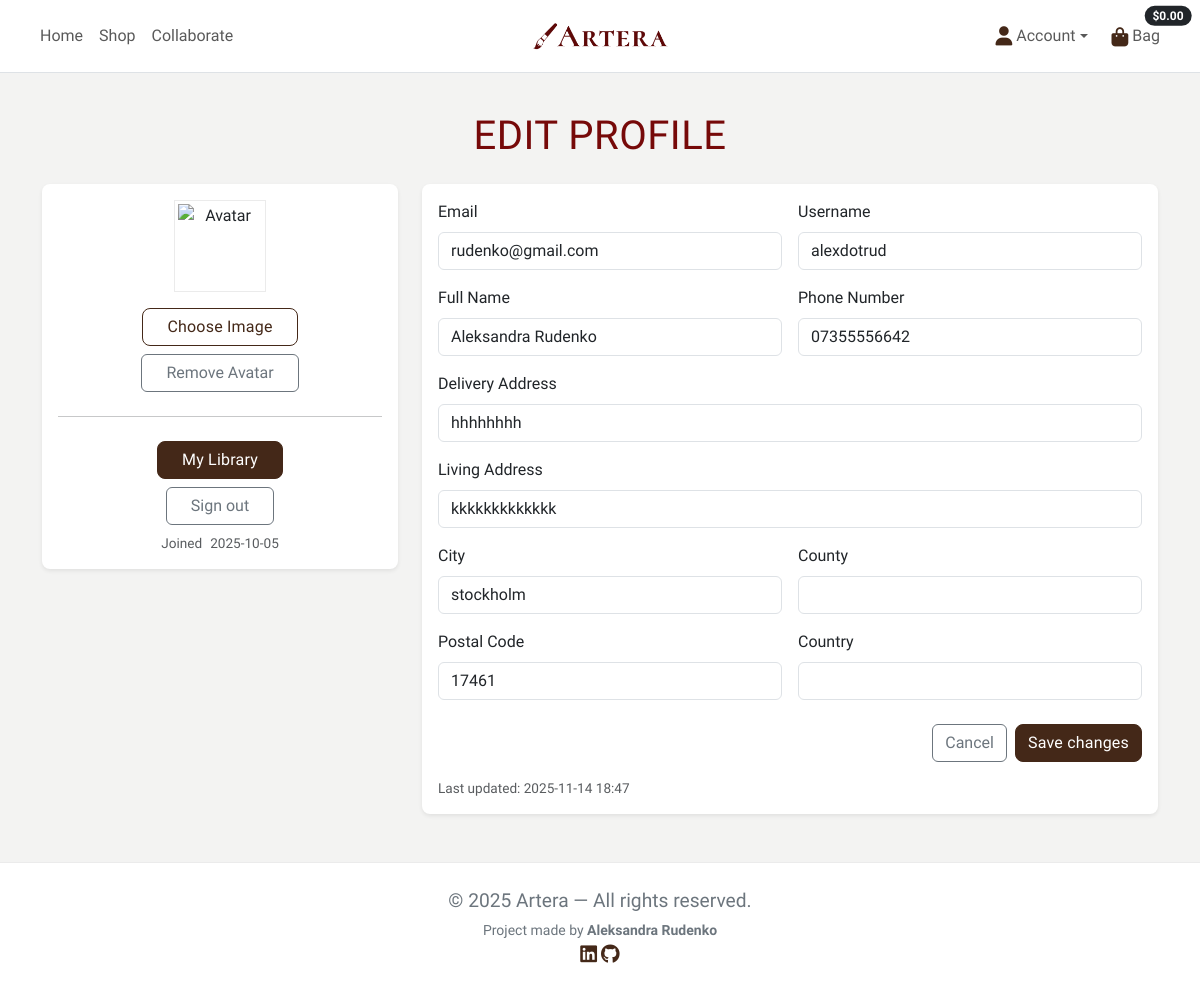
/profiles/ (signed in), run on an earlier commit of the app's database.
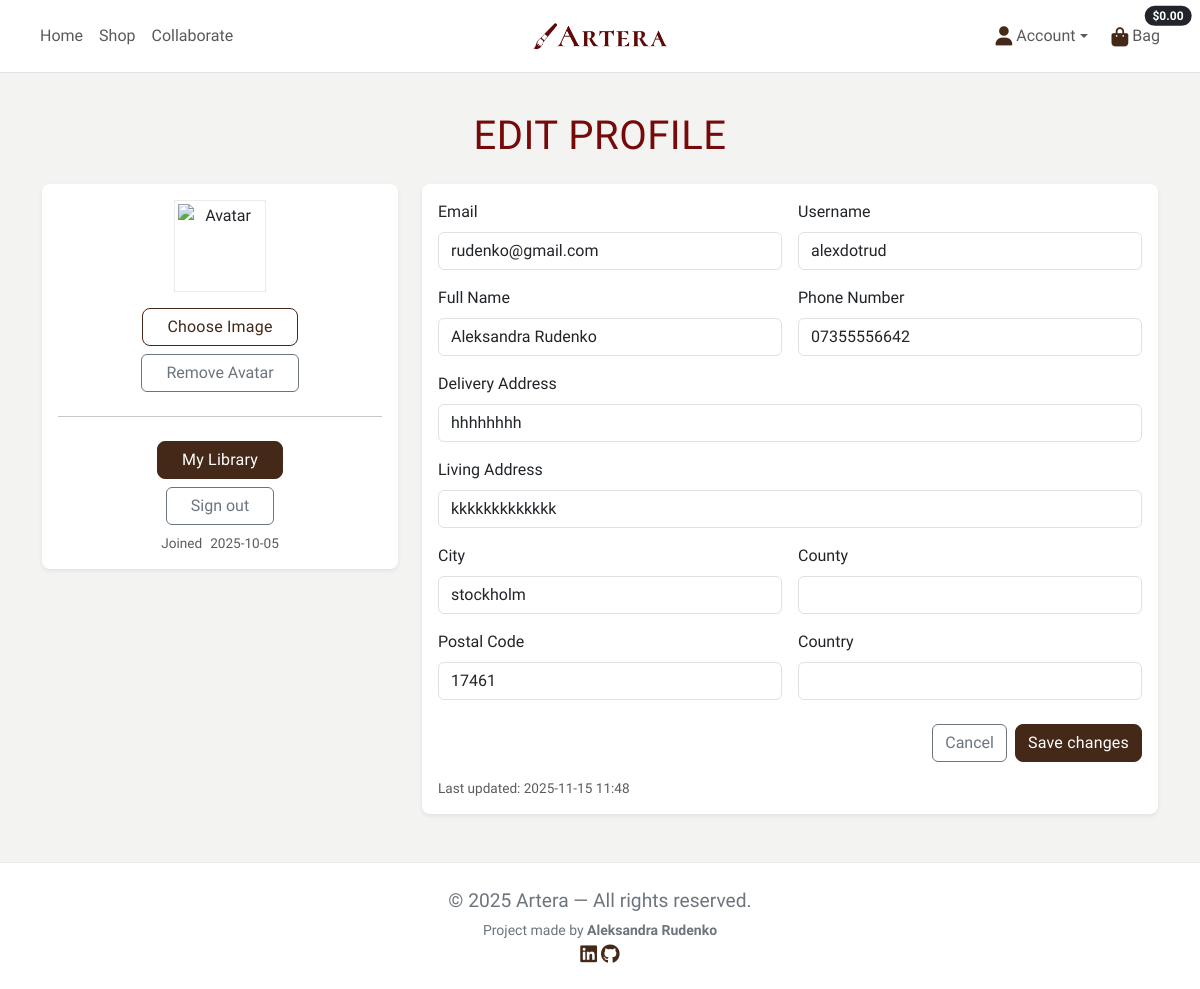
And on a later commit of the database.
### profiles/models.py (models this page shows, shortened)
class Profile(models.Model):
    user = models.OneToOneField(
        settings.AUTH_USER_MODEL,
        on_delete=models.CASCADE
    )
    full_name = models.CharField(max_length=100, blank=True)
    phone_number = models.CharField(max_length=20, blank=True)
    address_line_delivery = models.CharField(max_length=255, blank=True)
    address_line_living = models.CharField(max_length=255, blank=True)
    city = models.CharField(max_length=100, blank=True)
    postal_code = models.CharField(max_length=20, blank=True)
    country = models.CharField(max_length=100, blank=True)
    county = models.CharField(max_length=100, blank=True)
    created_at = models.DateTimeField(auto_now_add=True)
    updated_at = models.DateTimeField(auto_now=True)
    avatar = CloudinaryField('image', blank=True, null=True, folder='avatars')

### profiles/views.py (the view)
# urls.py: path('', views.profile, name='profile'),
@login_required
def profile(request):
    profile, _ = Profile.objects.get_or_create(user=request.user)
    if request.method == "POST":
        form = ProfileForm(request.POST, instance=profile)
        new_email = (request.POST.get("email") or "").strip()
        new_username = (request.POST.get("username") or "").strip()
        if form.is_valid():
            if new_username and new_username != request.user.username:
                validator = UnicodeUsernameValidator()
                try:
                    validator(new_username)
                except ValidationError:
                    messages.error(
                        request,
                        "Invalid username."
                        "Use letters, numbers and @/./+/-/_ only."
                    )
                    return redirect("profile")
                if User.objects.filter(
                    username__iexact=new_username
                ).exclude(id=request.user.id).exists():
                    messages.error(request, "This username is already taken.")
                    return redirect("profile")
            with transaction.atomic():
                form.save()
                if new_username and new_username != request.user.username:
                    request.user.username = new_username
                    request.user.save(update_fields=["username"])
                if (
                    new_email
                    and new_email.lower()
                    != (request.user.email or "").lower()
                ):
                    ea = EmailAddress.objects.filter(
                        user=request.user,
                        email__iexact=new_email
                    ).first()
                    if not ea:
                        ea = EmailAddress(
                            user=request.user,
                            email=new_email,
                            primary=False,
                            verified=False
                        )
                        ea.save()
                    ea.send_confirmation(request)
                    messages.info(
                        request,
                        "We sent a verification link to your new email."
                    )
                else:
                    messages.success(request, "Profile updated.")
            return redirect("profile")
        else:
            messages.error(request, "Please fix the errors below.")
    else:
        form = ProfileForm(instance=profile)
    return render(
        request,
        "profiles/profile.html",
        {
            "form": form,
            "user_obj": request.user,
        },
    )

### bag/contexts.py (called while the page is built, shortened)
def bag_contents(request):
    bag_items = []
    total = Decimal("0")
    product_count = 0
    bag = request.session.get('bag', {})
    delivery = Decimal('0.00')
    grand_total = total
    context = {
        'bag_items': bag_items,
        'total': total,
        'product_count': product_count,
        'delivery': delivery,
        'grand_total': grand_total,
    }
    return context

### profiles/templates/profiles/profile.html (shortened to what the changed rows need)
{% extends "base.html" %}
{% load static %}
{% block content %}
<div class="container py-5 profile">
    <h1 class="mb-4 text-center">Edit Profile</h1>
    <div class="row g-4">
        <div class="col-12 col-lg-8">
            <div class="card border-0 shadow-sm rounded-3">
                <div class="card-body">
                    <form method="post" novalidate>
                        <div class="row g-3 mb-3">
                        </div>
                        <div class="row g-3">
                            <div class="col-md-6">
                                <label class="form-label">{{ form.full_name.label }}</label>
                                {{ form.full_name }}
                            </div>
                            <div class="col-md-6">
                                <label class="form-label">{{ form.phone_number.label }}</label>
                                {{ form.phone_number }}
                            </div>
                            <div class="col-12">
                                <label class="form-label">{{ form.address_line_delivery.label }}</label>
                                {{ form.address_line_delivery }}
                            </div>
                            <div class="col-12">
                                <label class="form-label">{{ form.address_line_living.label }}</label>
                                {{ form.address_line_living }}
                            </div>
                            <div class="col-md-6">
                                <label class="form-label">{{ form.city.label }}</label>
                                {{ form.city }}
                            </div>
                            <div class="col-md-6">
                                <label class="form-label">{{ form.county.label }}</label>
                                {{ form.county }}
                            </div>
                            <div class="col-md-6">
                                <label class="form-label">{{ form.postal_code.label }}</label>
                                {{ form.postal_code }}
                            </div>
                            <div class="col-md-6">
                                <label class="form-label">{{ form.country.label }}</label>
                                {{ form.country }}
                            </div>
                        </div>
                        <div class="d-flex gap-2 justify-content-end mt-4">
                        </div>
                    </form>
                    <div class="small text-muted mt-3">
                        Last updated:
                        {% if form.instance.updated_at %}{{ form.instance.updated_at|date:"Y-m-d H:i" }}{% else %}—{% endif %}
                    </div>
                </div>
            </div>
        </div>
    </div>
</div>
{% endblock %}

What changed in the data, as far as the page shows it:
changed Profile "Aleksandra Rudenko": instance.updated_at "2025-11-14 18:47" → "2025-11-15 11:48"
